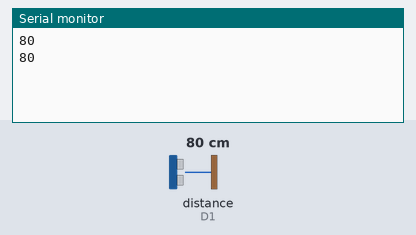
Simulated run of this sketch. Board: ESP8266 (NodeMCU). Shown: the last lines printed to the serial monitor. Wiring (inferred from the names in the program): ultrasonic range finder: trigger D2; echo D1. The inputs (shaded band) are chosen by the test bench; at power-on: distance to the obstacle (sensor on D1) 80 cm. The echo pulse lasts 58.3 µs per cm.

Above: at 1.8 s.
1.9 s: distance to the obstacle (sensor on D1) set to 2 cm
At 2.8 s:
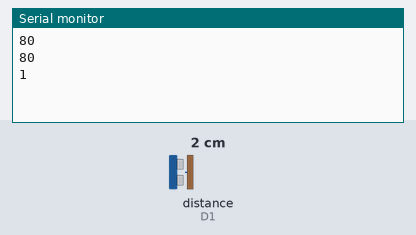
3.4 s: distance to the obstacle (sensor on D1) set to 4 cm
At 4.7 s:
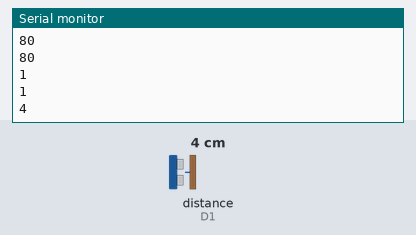
Timing chart, 0 to 6.4 s (numbered marks = the images above; inputs shaded):
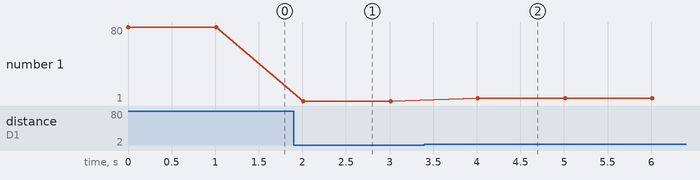

Measured:
- after the input at 1.9 s, the serial monitor: prints a new line after 0.11 s (image 1)
- after the input at 3.4 s, the serial monitor: prints a new line after 0.61 s (image 2)
- plotted number 1: 80 → 1 after the input at 1.9 s, 1 → 4 after the input at 3.4 s

The sketch:

servo_satrio.ino
```cpp
//ultrasonic
int trig= D2;
int echo= D1;
long durasi, jarak;
void setup() {
  // put your setup code here, to run once:
  //ultrasonic
  Serial.begin(9600);
  pinMode(trig, OUTPUT);
  pinMode(echo, INPUT);
}

void loop() {
  // put your main code here, to run repeatedly:
digitalWrite(trig, LOW);
  delayMicroseconds(8);
  digitalWrite(trig, HIGH);
  delayMicroseconds(8);
  digitalWrite(trig, LOW);
  delayMicroseconds(8);

  durasi= pulseIn(echo, HIGH);
  jarak= (durasi/2) / 29.1;
  Serial.println(jarak);
  delay(1000);

}
```
